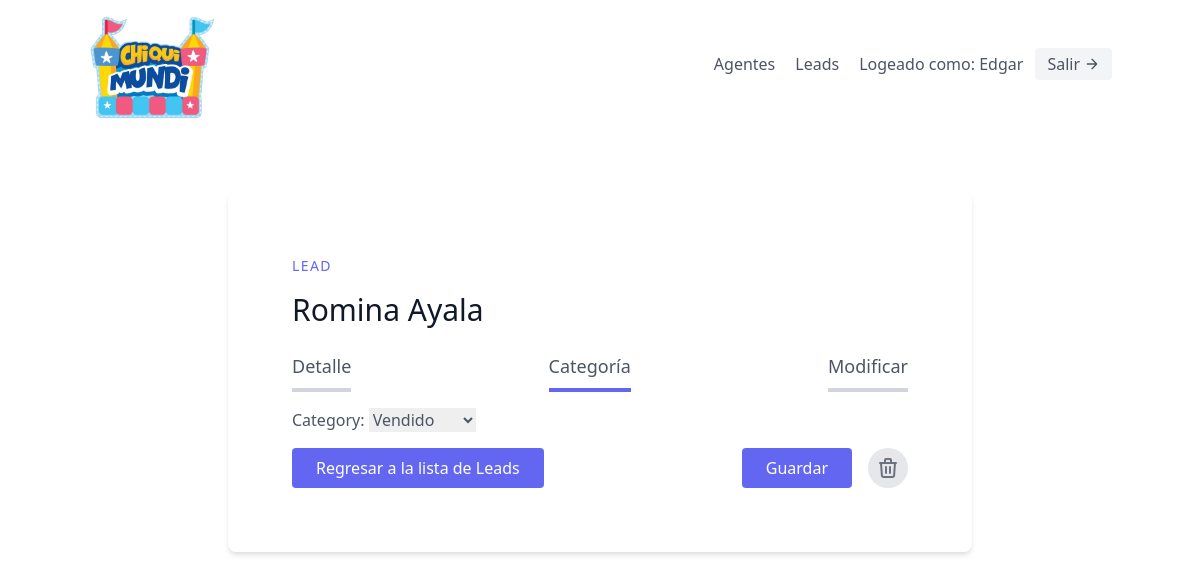
The app's page /leads/2/category/ (signed in) with its own data.
### leads/models.py (models this page shows, shortened)
class User(AbstractUser):
    is_organisor = models.BooleanField(default=True)
    is_agent = models.BooleanField(default=False)

class Lead(models.Model):
    nombre = models.CharField(max_length=50)
    apellido = models.CharField(max_length=50)
    telefono = models.CharField(max_length=10)
    email = models.EmailField()
    organisation = models.ForeignKey(UserProfile, on_delete=models.CASCADE)
    agente = models.ForeignKey("Agent", null=True, blank=True, on_delete=models.SET_NULL)
    description = models.TextField()
    date_added = models.DateTimeField(auto_now_add=True)
    category = models.ForeignKey("Category", related_name="leads", null=True, blank=True, on_delete=models.SET_NULL)

### leads/views.py (the view, shortened to what this page needs)
# urls.py: path('<int:pk>/category/', LeadCategoryUpdateView.as_view(), name='lead-category-update'),
class LeadCategoryUpdateView(LoginRequiredMixin, generic.UpdateView):
    template_name = "leads/lead_category_update.html"
    form_class = LeadCategoryUpdateForm
    def get_queryset(self):
        user = self.request.user
        if user.is_organisor:
            queryset = Lead.objects.filter(
                organisation=user.userprofile,
            )
        else:
            queryset = Lead.objects.filter(
                organisation=user.agent.organisation,
            )
            queryset = queryset.filter(agent__user=user)
        return queryset

### leads/forms.py
class LeadCategoryUpdateForm(forms.ModelForm):
    class Meta:
        model = Lead
        fields = (
            'category',
            )

### leads/models.py (called while the page is built)
    def __str__(self):
        return self.name

### leads/templates/leads/lead_category_update.html (shortened to what this page needs)
{% extends "base.html" %}
{% load tailwind_filters %}
{% block content %}
<section class="text-gray-600 body-font overflow-hidden">
  <div class="container mx-auto py-16 px-4 flex justify-center items-center">
    <div class="lg:w-3/4 mx-auto bg-white rounded-lg shadow-md p-8">
      <div class="p-8">
        <h2 class="text-sm text-indigo-500 uppercase tracking-widest">Lead</h2>
        <h1 class="text-gray-900 text-3xl font-medium mt-4">{{ lead.nombre }} {{ lead.apellido }}</h1>
        <div class="flex mt-4 justify-between mb-4">
          <a href="{% url 'leads:detail' lead.pk %}" class="border-b-4 border-gray-300 py-2 text-lg">Detalle</a>
          <a href="{% url 'leads:lead-category-update' lead.pk %}"
            class="border-b-4 border-indigo-500 py-2 text-lg">Categoría</a>
          <a href="{% url 'leads:update' lead.pk %}" class="border-b-4 border-gray-300 py-2 text-lg">Modificar</a>
        </div>
        <form method="POST">
          {{form|crispy}}
          <div class="flex flex-col md:flex-row md:justify-between md:items-center mt-4">
            <a href="{% url 'leads:list'%}"
              class="inline-flex text-white bg-indigo-500 border-0 py-2 px-6 focus:outline-none hover:bg-indigo-600 rounded md:mb-0 mb-2">Regresar
              a la lista de Leads</a>
            <div class="md:flex md:space-x-4">
              <button
                class="inline-flex text-white bg-indigo-500 border-0 py-2 px-6 focus:outline-none hover:bg-indigo-600 rounded"
                type="submit">Guardar</button>
              <a href="{% url 'leads:delete' lead.pk %}"
                class="rounded-full w-10 h-10 bg-gray-200 p-0 border-0 inline-flex items-center justify-center text-gray-500 ml-4">
                <svg xmlns="http://www.w3.org/2000/svg" class="h-6 w-6" fill="none" viewBox="0 0 24 24"
                  stroke="currentColor">
                  <path stroke-linecap="round" stroke-linejoin="round" stroke-width="2"
                    d="M19 7l-.867 12.142A2 2 0 0116.138 21H7.862a2 2 0 01-1.995-1.858L5 7m5 4v6m4-6v6m1-10V4a1 1 0 00-1-1h-4a1 1 0 00-1 1v3M4 7h16" />
                </svg>
              </a>
            </div>
          </div>
        </form>
      </div>
    </div>
  </div>
</section>
{% endblock content %}

### templates/navbar.html (shortened to what this page needs)
{% if request.user.is_authenticated %}
<header class="text-gray-600 body-font">
    <div class="container mx-auto flex flex-wrap flex-col md:flex-row items-center">
      <a href="{% url 'home' %}" class="flex title-font font-medium items-center text-gray-900 mb-4 md:mb-0">
        <img class="w-32 h-32" src="/static/images/chiquimundi.png" alt="Logo Chiquimundi">
      </a>
      <nav class="md:ml-auto flex flex-wrap items-center text-base justify-center">
      {% if not request.user.is_authenticated %}
        <a href="{% url 'signup' %}" class="mr-5 hover:text-gray-900">Registrar nuevo Usuario</a>
      {% else %}
        {% if request.user.is_organisor %}
        <a href="{% url 'agents:agent-list' %}" class="mr-5 hover:text-gray-900">Agentes</a>
        {% endif %}
        <a href="{% url 'leads:list' %}" class="mr-5 hover:text-gray-900">Leads</a>
      {% endif %}
      </nav>
      {% if request.user.is_authenticated %}
        Logeado como: {{ request.user.username }}
        <a href="{% url 'logout' %}" class="ml-3 inline-flex items-center bg-gray-100 border-0 py-1 px-3 focus:outline-none hover:bg-gray-200 rounded text-base mt-4 md:mt-0">Salir
          <svg fill="none" stroke="currentColor" stroke-linecap="round" stroke-linejoin="round" stroke-width="2" class="w-4 h-4 ml-1" viewBox="0 0 24 24">
            <path d="M5 12h14M12 5l7 7-7 7"></path>
          </svg>
        </a>
      {% endif %}
    </div>
  </header>
  {% endif %}

### records on screen
User: user.username "Edgar"
Lead: nombre "Romina", apellido "Ayala", category "Vendido"
